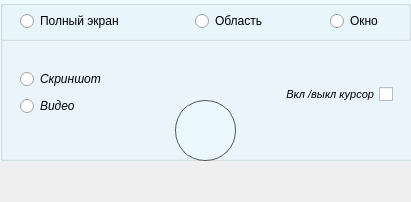
<?xml version="1.0" encoding="UTF-8"?>
<ui version="4.0">
 <class>MainWindow</class>
 <widget class="QMainWindow" name="MainWindow">
  <property name="geometry">
   <rect>
    <x>0</x>
    <y>0</y>
    <width>411</width>
    <height>202</height>
   </rect>
  </property>
  <property name="minimumSize">
   <size>
    <width>411</width>
    <height>0</height>
   </size>
  </property>
  <property name="maximumSize">
   <size>
    <width>411</width>
    <height>202</height>
   </size>
  </property>
  <property name="windowTitle">
   <string>MainWindow</string>
  </property>
  <property name="windowIcon">
   <iconset resource="resources.qrc">
    <normaloff>:/new/prefix1_buttons_circle/pictures/Xrecorder_astra_vers2 (1) (1).png</normaloff>:/new/prefix1_buttons_circle/pictures/Xrecorder_astra_vers2 (1) (1).png</iconset>
  </property>
  <property name="documentMode">
   <bool>false</bool>
  </property>
  <widget class="QWidget" name="centralwidget">
   <widget class="QGroupBox" name="groupBox">
    <property name="geometry">
     <rect>
      <x>0</x>
      <y>0</y>
      <width>431</width>
      <height>161</height>
     </rect>
    </property>
    <property name="maximumSize">
     <size>
      <width>16777215</width>
      <height>16777215</height>
     </size>
    </property>
    <property name="styleSheet">
     <string notr="true">QGroupBox {
background-color: rgba(236, 249,255,240);
color: #555;
/*border: 1px solid #555;
border-radius: 11px;*/
}</string>
    </property>
    <property name="title">
     <string/>
    </property>
    <widget class="QGroupBox" name="groupBox_2">
     <property name="geometry">
      <rect>
       <x>0</x>
       <y>0</y>
       <width>411</width>
       <height>41</height>
      </rect>
     </property>
     <property name="styleSheet">
      <string notr="true">QGroupBox {
background-color: rgba(236, 249,255,240);
color: #555;
/*border: 1px solid #555;
border-radius: 11px;*/
}</string>
     </property>
     <property name="title">
      <string/>
     </property>
     <widget class="QRadioButton" name="radioButton_4">
      <property name="geometry">
       <rect>
        <x>195</x>
        <y>10</y>
        <width>81</width>
        <height>22</height>
       </rect>
      </property>
      <property name="cursor">
       <cursorShape>PointingHandCursor</cursorShape>
      </property>
      <property name="text">
       <string>Область</string>
      </property>
     </widget>
     <widget class="QRadioButton" name="radioButton_5">
      <property name="geometry">
       <rect>
        <x>330</x>
        <y>10</y>
        <width>61</width>
        <height>22</height>
       </rect>
      </property>
      <property name="cursor">
       <cursorShape>PointingHandCursor</cursorShape>
      </property>
      <property name="styleSheet">
       <string notr="true">QGroupBox {
background-color:grey;
color: #333;
border: lpx solid #555;
border-radius: lipx;
}</string>
      </property>
      <property name="text">
       <string>Окно</string>
      </property>
     </widget>
     <widget class="QWidget" name="gridLayoutWidget">
      <property name="geometry">
       <rect>
        <x>140</x>
        <y>0</y>
        <width>51</width>
        <height>41</height>
       </rect>
      </property>
      <layout class="QGridLayout" name="gridLayout">
       <item row="0" column="0">
        <spacer name="verticalSpacer_5">
         <property name="orientation">
          <enum>Qt::Vertical</enum>
         </property>
         <property name="sizeHint" stdset="0">
          <size>
           <width>20</width>
           <height>40</height>
          </size>
         </property>
        </spacer>
       </item>
      </layout>
     </widget>
     <widget class="QWidget" name="gridLayoutWidget_2">
      <property name="geometry">
       <rect>
        <x>280</x>
        <y>0</y>
        <width>51</width>
        <height>41</height>
       </rect>
      </property>
      <layout class="QGridLayout" name="gridLayout_3">
       <item row="0" column="0">
        <spacer name="verticalSpacer_6">
         <property name="orientation">
          <enum>Qt::Vertical</enum>
         </property>
         <property name="sizeHint" stdset="0">
          <size>
           <width>20</width>
           <height>40</height>
          </size>
         </property>
        </spacer>
       </item>
      </layout>
     </widget>
     <widget class="QWidget" name="gridLayoutWidget_3">
      <property name="geometry">
       <rect>
        <x>0</x>
        <y>0</y>
        <width>22</width>
        <height>41</height>
       </rect>
      </property>
      <layout class="QGridLayout" name="gridLayout_4">
       <item row="0" column="0">
        <spacer name="verticalSpacer_3">
         <property name="orientation">
          <enum>Qt::Vertical</enum>
         </property>
         <property name="sizeHint" stdset="0">
          <size>
           <width>20</width>
           <height>40</height>
          </size>
         </property>
        </spacer>
       </item>
      </layout>
     </widget>
     <widget class="QWidget" name="gridLayoutWidget_4">
      <property name="geometry">
       <rect>
        <x>390</x>
        <y>0</y>
        <width>29</width>
        <height>41</height>
       </rect>
      </property>
      <layout class="QGridLayout" name="gridLayout_5">
       <item row="0" column="0">
        <spacer name="verticalSpacer_4">
         <property name="orientation">
          <enum>Qt::Vertical</enum>
         </property>
         <property name="sizeHint" stdset="0">
          <size>
           <width>20</width>
           <height>40</height>
          </size>
         </property>
        </spacer>
       </item>
      </layout>
     </widget>
     <widget class="QRadioButton" name="radioButton_3">
      <property name="geometry">
       <rect>
        <x>20</x>
        <y>10</y>
        <width>121</width>
        <height>22</height>
       </rect>
      </property>
      <property name="cursor">
       <cursorShape>PointingHandCursor</cursorShape>
      </property>
      <property name="text">
       <string>Полный экран</string>
      </property>
     </widget>
    </widget>
    <widget class="QWidget" name="horizontalLayoutWidget">
     <property name="geometry">
      <rect>
       <x>0</x>
       <y>120</y>
       <width>161</width>
       <height>41</height>
      </rect>
     </property>
     <layout class="QHBoxLayout" name="horizontalLayout">
      <item>
       <spacer name="horizontalSpacer">
        <property name="orientation">
         <enum>Qt::Horizontal</enum>
        </property>
        <property name="sizeHint" stdset="0">
         <size>
          <width>166</width>
          <height>28</height>
         </size>
        </property>
       </spacer>
      </item>
     </layout>
    </widget>
    <widget class="QWidget" name="gridLayoutWidget_5">
     <property name="geometry">
      <rect>
       <x>20</x>
       <y>68</y>
       <width>141</width>
       <height>51</height>
      </rect>
     </property>
     <layout class="QGridLayout" name="gridLayout_6">
      <item row="2" column="0">
       <widget class="QRadioButton" name="radioButtonVID">
        <property name="font">
         <font>
          <family>Arimo</family>
          <pointsize>9</pointsize>
          <italic>true</italic>
         </font>
        </property>
        <property name="cursor">
         <cursorShape>PointingHandCursor</cursorShape>
        </property>
        <property name="text">
         <string>Видео</string>
        </property>
       </widget>
      </item>
      <item row="1" column="0">
       <widget class="QRadioButton" name="radioButtonSCR">
        <property name="font">
         <font>
          <family>Arimo</family>
          <pointsize>9</pointsize>
          <italic>true</italic>
         </font>
        </property>
        <property name="cursor">
         <cursorShape>PointingHandCursor</cursorShape>
        </property>
        <property name="text">
         <string>Скриншот</string>
        </property>
       </widget>
      </item>
      <item row="1" column="1">
       <spacer name="horizontalSpacer_6">
        <property name="orientation">
         <enum>Qt::Horizontal</enum>
        </property>
        <property name="sizeHint" stdset="0">
         <size>
          <width>40</width>
          <height>20</height>
         </size>
        </property>
       </spacer>
      </item>
      <item row="2" column="1">
       <spacer name="horizontalSpacer_7">
        <property name="orientation">
         <enum>Qt::Horizontal</enum>
        </property>
        <property name="sizeHint" stdset="0">
         <size>
          <width>40</width>
          <height>20</height>
         </size>
        </property>
       </spacer>
      </item>
     </layout>
    </widget>
    <widget class="QWidget" name="verticalLayoutWidget">
     <property name="geometry">
      <rect>
       <x>0</x>
       <y>40</y>
       <width>21</width>
       <height>81</height>
      </rect>
     </property>
     <layout class="QVBoxLayout" name="verticalLayout">
      <item>
       <spacer name="horizontalSpacer_3">
        <property name="orientation">
         <enum>Qt::Horizontal</enum>
        </property>
        <property name="sizeHint" stdset="0">
         <size>
          <width>40</width>
          <height>20</height>
         </size>
        </property>
       </spacer>
      </item>
     </layout>
    </widget>
    <widget class="QWidget" name="verticalLayoutWidget_3">
     <property name="geometry">
      <rect>
       <x>390</x>
       <y>40</y>
       <width>21</width>
       <height>81</height>
      </rect>
     </property>
     <layout class="QVBoxLayout" name="verticalLayout_4">
      <item>
       <spacer name="horizontalSpacer_4">
        <property name="orientation">
         <enum>Qt::Horizontal</enum>
        </property>
        <property name="sizeHint" stdset="0">
         <size>
          <width>40</width>
          <height>20</height>
         </size>
        </property>
       </spacer>
      </item>
     </layout>
    </widget>
    <widget class="QWidget" name="verticalLayoutWidget_4">
     <property name="geometry">
      <rect>
       <x>250</x>
       <y>69</y>
       <width>143</width>
       <height>51</height>
      </rect>
     </property>
     <layout class="QVBoxLayout" name="verticalLayout_5">
      <item>
       <widget class="QCheckBox" name="trayCheckBoxONFFMouse">
        <property name="font">
         <font>
          <family>Arimo</family>
          <pointsize>8</pointsize>
          <italic>true</italic>
         </font>
        </property>
        <property name="cursor">
         <cursorShape>PointingHandCursor</cursorShape>
        </property>
        <property name="layoutDirection">
         <enum>Qt::RightToLeft</enum>
        </property>
        <property name="text">
         <string>Вкл /выкл курсор</string>
        </property>
       </widget>
      </item>
     </layout>
    </widget>
    <widget class="QWidget" name="verticalLayoutWidget_2">
     <property name="geometry">
      <rect>
       <x>20</x>
       <y>40</y>
       <width>141</width>
       <height>31</height>
      </rect>
     </property>
     <layout class="QVBoxLayout" name="verticalLayout_3">
      <item>
       <spacer name="verticalSpacer">
        <property name="orientation">
         <enum>Qt::Vertical</enum>
        </property>
        <property name="sizeHint" stdset="0">
         <size>
          <width>20</width>
          <height>40</height>
         </size>
        </property>
       </spacer>
      </item>
     </layout>
    </widget>
    <widget class="QWidget" name="verticalLayoutWidget_5">
     <property name="geometry">
      <rect>
       <x>160</x>
       <y>40</y>
       <width>91</width>
       <height>61</height>
      </rect>
     </property>
     <layout class="QVBoxLayout" name="verticalLayout_6">
      <item>
       <spacer name="verticalSpacer_7">
        <property name="orientation">
         <enum>Qt::Vertical</enum>
        </property>
        <property name="sizeHint" stdset="0">
         <size>
          <width>20</width>
          <height>40</height>
         </size>
        </property>
       </spacer>
      </item>
      <item>
       <spacer name="horizontalSpacer_5">
        <property name="orientation">
         <enum>Qt::Horizontal</enum>
        </property>
        <property name="sizeHint" stdset="0">
         <size>
          <width>40</width>
          <height>20</height>
         </size>
        </property>
       </spacer>
      </item>
     </layout>
    </widget>
    <widget class="QWidget" name="horizontalLayoutWidget_3">
     <property name="geometry">
      <rect>
       <x>250</x>
       <y>40</y>
       <width>141</width>
       <height>31</height>
      </rect>
     </property>
     <layout class="QHBoxLayout" name="horizontalLayout_3">
      <item>
       <spacer name="verticalSpacer_2">
        <property name="orientation">
         <enum>Qt::Vertical</enum>
        </property>
        <property name="sizeHint" stdset="0">
         <size>
          <width>20</width>
          <height>40</height>
         </size>
        </property>
       </spacer>
      </item>
     </layout>
    </widget>
    <widget class="QWidget" name="horizontalLayoutWidget_2">
     <property name="geometry">
      <rect>
       <x>250</x>
       <y>120</y>
       <width>161</width>
       <height>41</height>
      </rect>
     </property>
     <layout class="QHBoxLayout" name="horizontalLayout_2"/>
    </widget>
    <widget class="QPushButton" name="pushButtonScreenCapture_2">
     <property name="enabled">
      <bool>true</bool>
     </property>
     <property name="geometry">
      <rect>
       <x>175</x>
       <y>100</y>
       <width>61</width>
       <height>61</height>
      </rect>
     </property>
     <property name="cursor">
      <cursorShape>PointingHandCursor</cursorShape>
     </property>
     <property name="autoFillBackground">
      <bool>false</bool>
     </property>
     <property name="styleSheet">
      <string notr="true">QPushButton {
background-color: rgba(236, 249,255,240);
color: #555;
border: 1px solid #555;
border-radius: 30px;
}</string>
     </property>
     <property name="text">
      <string/>
     </property>
     <property name="icon">
      <iconset resource="resources.qrc">
       <normaloff>:/new/prefix1_buttons_circle/pictures/button_v1.png</normaloff>:/new/prefix1_buttons_circle/pictures/button_v1.png</iconset>
     </property>
     <property name="iconSize">
      <size>
       <width>71</width>
       <height>71</height>
      </size>
     </property>
     <property name="flat">
      <bool>true</bool>
     </property>
    </widget>
   </widget>
  </widget>
 </widget>
 <resources>
  <include location="resources.qrc"/>
 </resources>
 <connections/>
</ui>
